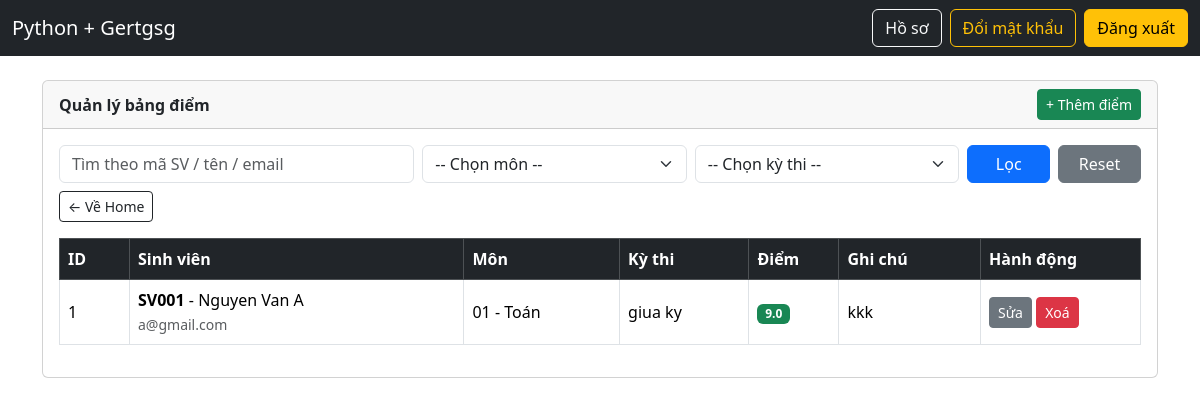
The app's page /manager/grades (signed in) with its own data.
### models.py (models this page shows, shortened)
class Grade(db.Model):
    __tablename__ = "grades"
    id = db.Column(db.Integer, primary_key=True, autoincrement=True)
    student_id = db.Column(
        db.Integer,
        db.ForeignKey("students.id", ondelete="CASCADE"),
        nullable=False,
        index=True,
    )
    subject_id = db.Column(
        db.Integer,
        db.ForeignKey("subjects.id", ondelete="CASCADE"),
        nullable=False,
        index=True,
    )
    exam_id = db.Column(
        db.Integer,
        db.ForeignKey("exams.id", ondelete="CASCADE"),
        nullable=False,
        index=True,
    )
    score = db.Column(db.Float, nullable=False)
    note = db.Column(db.Text, nullable=True)
    created_at = db.Column(db.DateTime, server_default=db.func.now())
    __table_args__ = (
        db.UniqueConstraint("student_id", "subject_id", "exam_id", name="uq_grade"),
    )
    student = db.relationship("Student", backref=db.backref("grades", lazy=True))
    subject = db.relationship("Subject", backref=db.backref("grades", lazy=True))
    exam = db.relationship("Exam", backref=db.backref("grades", lazy=True))

class Student(UserMixin, db.Model):
    __tablename__ = "students"
    id = db.Column(db.Integer, primary_key=True)
    ma_sv = db.Column(db.String(50), unique=True, nullable=False, index=True)
    ten_sv = db.Column(db.String(255), nullable=False, index=True)
    email = db.Column(db.String(255), unique=True, nullable=False, index=True)
    mat_khau = db.Column(db.String(255), nullable=False)
    role = db.Column(db.String(20), nullable=False, default="student", index=True)
    avatar = db.Column(db.String(255), nullable=True)
    gioi_tinh = db.Column(db.String(10), nullable=True)
    dia_chi = db.Column(db.Text, nullable=True)
    failed_attempts = db.Column(db.Integer, nullable=False, default=0)
    last_failed_at = db.Column(db.DateTime, nullable=True)
    lock_until = db.Column(db.DateTime, nullable=True)
    class_id = db.Column(
        db.Integer,
        db.ForeignKey("classes.id", ondelete="SET NULL"),
        nullable=True,
        index=True,
    )
    class_ = db.relationship("Class", back_populates="students")
    teaching_classes = db.relationship(
        "Class",
        secondary=teacher_classes,
        back_populates="teachers",
        lazy="subquery",
    )

class Subject(db.Model):
    __tablename__ = "subjects"
    id = db.Column(db.Integer, primary_key=True, autoincrement=True)
    code = db.Column(db.String(50), unique=True, nullable=False, index=True)
    name = db.Column(db.String(255), nullable=False, index=True)
    credits = db.Column(db.Integer, nullable=False, default=3)
    description = db.Column(db.Text, nullable=True)

class Exam(db.Model):
    __tablename__ = "exams"
    id = db.Column(db.Integer, primary_key=True, autoincrement=True)
    name = db.Column(db.String(255), nullable=False, index=True)
    exam_date = db.Column(db.Date, nullable=True)
    description = db.Column(db.Text, nullable=True)
    subject_id = db.Column(
        db.Integer,
        db.ForeignKey("subjects.id", ondelete="CASCADE"),
        nullable=False,
        index=True,
    )
    subject = db.relationship("Subject", backref=db.backref("exams", lazy=True))

### manager_routes.py (the view)
@manager_bp.get("/grades")
@login_required
@roles_required("manager")
def manager_grades():
    student_q = (request.args.get("student_q") or "").strip()
    subject_id = (request.args.get("subject_id") or "").strip()
    exam_id = (request.args.get("exam_id") or "").strip()
    query = Grade.query
    if student_q:
        query = query.join(Student).filter(
            (Student.ma_sv.ilike(f"%{student_q}%")) |
            (Student.ten_sv.ilike(f"%{student_q}%")) |
            (Student.email.ilike(f"%{student_q}%"))
        )
    if subject_id.isdigit():
        query = query.filter(Grade.subject_id == int(subject_id))
    if exam_id.isdigit():
        query = query.filter(Grade.exam_id == int(exam_id))
    grades = query.order_by(Grade.id.desc()).all()
    subjects = Subject.query.order_by(Subject.id.desc()).all()
    exams = Exam.query.order_by(Exam.id.desc()).all()
    return render_template(
        "manager/grades.html",
        grades=grades,
        subjects=subjects,
        exams=exams,
        student_q=student_q,
        subject_id=subject_id,
        exam_id=exam_id,
    )

### app.py (called while the page is built)
@app.context_processor
def inject_csrf():
    def form_csrf_token():
        return Markup(f'<input type="hidden" name="csrf_token" value="{generate_csrf()}">')
    return dict(form_csrf_token=form_csrf_token)

@login_manager.user_loader
def load_user(user_id: str):
    try:
        return Student.query.get(int(user_id))
    except Exception:
        return None

### auth.py (called while the page is built)
def roles_required(*roles):
    def decorator(fn):
        @wraps(fn)
        def wrapper(*args, **kwargs):
            if not current_user.is_authenticated:
                abort(401)
            user_role = (getattr(current_user, "role", "") or "").strip().lower()
            if user_role not in [r.lower() for r in roles]:
                abort(403)
            return fn(*args, **kwargs)
        return wrapper
    return decorator

### templates/manager/grades.html (shortened to what this page needs)
{% extends "base.html" %}
{% set title="Bảng điểm (Giáo viên)" %}
{% block content %}
<div class="card">
  <div class="card-header d-flex justify-content-between align-items-center">
    <b>Quản lý bảng điểm</b>
    <a class="btn btn-success btn-sm" href="{{ url_for('manager.manager_grade_create') }}">
      + Thêm điểm
    </a>
  </div>
  <div class="card-body">
    <form class="row g-2 mb-3" method="get" action="{{ url_for('manager.manager_grades') }}">
      <div class="col-md-4">
        <input class="form-control" name="student_q" value="{{ student_q or '' }}"
               placeholder="Tìm theo mã SV / tên / email">
      </div>
      <div class="col-md-3">
        <select class="form-select" name="subject_id">
          <option value="">-- Chọn môn --</option>
        </select>
      </div>
      <div class="col-md-3">
        <select class="form-select" name="exam_id">
          <option value="">-- Chọn kỳ thi --</option>
        </select>
      </div>
      <div class="col-md-2 d-flex gap-2">
        <button class="btn btn-primary w-100">Lọc</button>
        <a class="btn btn-secondary w-100" href="{{ url_for('manager.manager_grades') }}">Reset</a>
      </div>
      <div class="col-12">
        <a class="btn btn-outline-dark btn-sm" href="{{ url_for('manager.manager_home') }}">← Về Home</a>
      </div>
    </form>
    <div class="table-responsive">
      <table class="table table-bordered align-middle">
        <thead class="table-dark">
          <tr>
            <th style="width:70px">ID</th>
            <th>Sinh viên</th>
            <th>Môn</th>
            <th>Kỳ thi</th>
            <th style="width:90px">Điểm</th>
            <th>Ghi chú</th>
            <th style="width:160px">Hành động</th>
          </tr>
        </thead>
        <tbody>
          {% if grades and grades|length > 0 %}
            {% for g in grades %}
              <tr>
                <td>{{ g.id }}</td>
                <td>
                  {% if g.student %}
                    <b>{{ g.student.ma_sv }}</b> - {{ g.student.ten_sv }}<br>
                    <small class="text-muted">{{ g.student.email }}</small>
                  {% else %}
                    —
                  {% endif %}
                </td>
                <td>
                  {% if g.subject %}
                    {{ g.subject.code }} - {{ g.subject.name }}
                  {% else %}
                    —
                  {% endif %}
                </td>
                <td>
                  {% if g.exam %}
                    {{ g.exam.name }}
                  {% else %}
                    —
                  {% endif %}
                </td>
                <td>
                  <span class="badge bg-success">{{ g.score }}</span>
                </td>
                <td>{{ g.note or "" }}</td>
                <td>
                  <a class="btn btn-secondary btn-sm"
                     href="{{ url_for('manager.manager_grade_edit', grade_id=g.id) }}">
                    Sửa
                  </a>
                  <form method="post"
                        action="{{ url_for('manager.manager_grade_delete', grade_id=g.id) }}"
                        style="display:inline"
                        onsubmit="return confirm('Xoá điểm này?');">
                    <button class="btn btn-danger btn-sm">Xoá</button>
                  </form>
                </td>
              </tr>
            {% endfor %}
          {% else %}
            <tr>
              <td colspan="7" class="text-center text-muted">
                Chưa có dữ liệu.
              </td>
            </tr>
          {% endif %}
        </tbody>
      </table>
    </div>
  </div>
</div>
{% endblock %}

### records on screen
Grade: id "1", student.ma_sv "SV001", student.ten_sv "Nguyen Van A", student.email "a@gmail.com", subject.code "01", subject.name "Toán", exam.name "giua ky", score "9.0", note "kkk"
